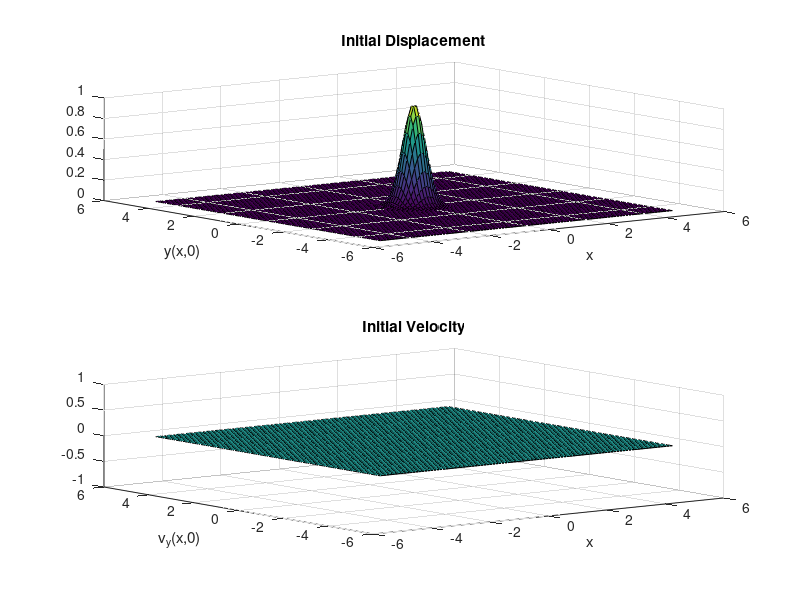

MATLAB code for this plot: (Note: this script raises an error after producing the figure.)
% START OF PROBLEM 1
clear;close all;

% Set the values for parameters
sigma=2;
mu=.3;
c=sqrt(sigma/mu);
L=5;

% build a cell-centered grid with N=200 cells
N=100;
j = 2:N-1; % spatial array to express internal indecies
xmin=-L; xmax=L;
hx=(xmax-xmin)/(N-1);
x=xmin:hx:xmax;

ymin=-L; ymax=L;
hy=(ymax-ymin)/(N-1);
y=ymin:hy:ymax;

h=hx;
% make 2d spatial grid
[X,Y]=ndgrid(x,y);


% define the initial displacement and velocity vs. z
% for parts a-c
z=exp(-5*(X.^2+Y.^2));
vz=zeros(length(x),length(y));
% for part d
% vz=exp(-5*(X.^2+Y.^2));
% z=zeros(length(x),length(y));
% pin down edges to zero
z(:,1)=0;
z(:,N)=0;
z(1,:)=0;
z(N,:)=0;

% Choose a time step (Suggest that it is no larger than taulim)
% here there is a factor of sqrt(2) in front of h/c
taulim=.69*h/c;
fprintf(' Courant time step limit %g \n',taulim);
tau=input(' Enter the time step - ');

% Get the initial value of zold from the initial z and vz
zold(j,j) = -vz(j,j)*tau + z(j,j) + tau^2*sigma*((z(j+1,j)-2*z(j,j)+z(j-1,j)) + (z(j,j+1)-2*z(j,j)+z(j,j-1)))/(2*mu*h^2);

% Apply the boundary conditions for yold(1) and yold(N+2)
zold(:,1)=0;
zold(:,N)=0;
zold(1,:)=0;
zold(N,:)=0;

figure;
% plot the initial conditions and pause to look at them
subplot(2,1,1);
surf(x,y,z);
xlabel('x');ylabel('y(x,0)');title('Initial Displacement');
subplot(2,1,2);
surf(x,y,vz);
xlabel('x');ylabel('v_y(x,0)');title('Initial Velocity');
% pause;

% Choose how long to run and when to plot
% tfinal=input(' Enter tfinal - ');
tfinal=100;
skip=input(' Enter # of steps to skip between plots (faster) - ');
nsteps=tfinal/tau;

% here is the loop that steps the solution along

% define an array for z(0,0,t)
zZeros=zeros(1,floor(nsteps));
close all;
figure  % open a new frame for the animation
xlabel('x');
ylabel('y');
for n=1:nsteps
   time=n*tau;  % compute the time

   % Use leapfrog and the boundary conditions to load ynew with y
   % at the next time step using y and yold, i.e., ynew(2:N+1)=...
   % Be sure to use colon commands so it will run fast.
   znew(j,j)=2*z(j,j) - zold(j,j) + tau^2*sigma*((z(j+1,j)-2*z(j,j)+z(j-1,j)) + (z(j,j+1)-2*z(j,j)+z(j,j-1)))/(mu*h^2);
   
   % boundary conditions
   znew(:,1)=0;
   znew(:,N)=0;
   znew(1,:)=0;
   znew(N,:)=0;
   %update yold and y
   zold=z;z=znew;
   
   zZeros(1,n)=znew(floor(N/2),floor(N/2));

% make plots every skip time steps
   if mod(n,skip)==0
      surf(x,y,z)
      xlabel('x');ylabel('y');
      title(['Staggered Leapfrog Wave: Time= ' num2str(time)])
      caxis([-.25 .25])
      pause(.1)
   end
end


% plot z(0,0,t)
figure
times=tau:tau:tfinal;
plot(times,zZeros);
title('Z(0,0,t)');
xlabel('time');
ylabel('z(t)');

% Take the FFT of this trace and plot in a new figure window.
zN=floor((tfinal-tau)/tau);
freqs2 = tau*(0:(zN/2)); % Includes aliasing
freqs1 = freqs2(1:floor(zN/2+1)); 
P2 = abs(fft(zZeros)/zN);
P1 = P2(1:floor(zN/2+1));
P1(2:end-1) = 2*P1(2:end-1);
figure;
plot(freqs1,P1);
axis([0 2 0 max(P1(1:floor(2/tau)))*1.2]); % Adjust the axes so that you can see the range of 0-2 Hz.
% (Note that this is Hz, not radians/second, so we want things plotted in
% terms of f, not ?.)
title('Fourier Spectrum')
xlabel('f (Hz)')
ylabel('Amplitude')
% The spikes on these plots represent the frequencies of
% the normal modes of the wave equation in this geometry. 
% After making the plot of the FFT, have your script write the lowest 5 peaks
% visible in the plot and the (n, m) pairs that correspond to those peaks.
[peaks,locations] = findpeaks(P1,freqs1);
maxnm=25;
nn=ones(maxnm,1)*(1:1:maxnm);
mm=transpose((1:1:maxnm))*ones(1,maxnm);
freqpeaks=c/(4*L)*sqrt(nn.^2 + mm.^2);
for n1=1:5
    fprintf('peak #%g approximately at %f Hz\n',n1,locations(n1));
    indeces = abs(locations(n1)-freqpeaks)./freqpeaks < .015;
    % If there are degenerate peaks (peaks that are shared by more than one
    % combination of n and m) indicate all of the combinations that produce
    % that peak.
    for n2=1:1:maxnm
        for m2=1:1:maxnm
            if (indeces(n2,m2))
                fprintf('\tThis corresponds with a theoretical frequency of %f at n=%g and m=%g\n',freqpeaks(n2,m2),n2,m2);
            end;
        end;
    end;
end;
% The initial displacement and velocity are responsible for which modes are
% excited in this scenario. The reason why not all modes are used is
% because they're not included in this particular initial condition.
pause;


















% START OF PROBLEM 2
clear;close all;

% Set the number of grid points and build a cell-center grid with ghost
% points
scaler=1;
N=input(' Enter N, cell number - ');
L=1*scaler;
h=L/N;
x=-.5*h:h:L+.5*h;
x=x';  % Turn x into a column vector.

%  Load the diffusion coefficient array (make it a column vector)
D=2; % (just 2 for now--we'll change it later)

% Set the initial temperature distribution
% T=sin(pi*x/L);
T=ones(N+2)*10;

% Find the maximum of T for setting plot limits
Tmax=12;Tmin=0;

% Choose the time step tau.
% The max tau for explicit stability is a reasonable choice
% fprintf(' Maximum explicit time step: %g \n',h^2/max(D));
% tau = input(' Enter the time step - ');
tau=h^2/max(D);

% Create the matrices A and B by loading them with zeros
A=zeros(N+2);
B=zeros(N+2);

% load A and B at interior points
const = 2*h^2 / tau;
for j=2:N+1
   A(j,j-1)= -(1/(2*h^2));
   A(j,j)  = (1/(tau*D)+1/(2*x(j)*h)+1/(h.^2));
   A(j,j+1)= -(1/(2*h^2)+1/(2*x(j)*h));

   B(j,j-1)= (1/(2*h^2));
   B(j,j)  = (1/(tau*D)-1/(2*x(j)*h)-1/(h.^2));
   B(j,j+1)= (1/(2*h^2)+1/(2*x(j)*h));
end

% load the boundary conditions into A and B
A(1,1)=1/h; A(1,2)=-1/h; B(1,1)=0.;      % T'(0)=0
A(N+2,N+1)=0.5; A(N+2,N+2)=0.5; B(N+2,N+2)=0; % T(L)=0

% Set the number of time steps to take.
% tfinal=input(' Enter the total run time - ');
tfinal=.5;
nsteps=tfinal/tau;

% Choose how many iterations to skip between plots
% skip = input(' Number of iterations to skip between plots - ');
skip=1;
% This is the time advance loop.
for mtime=1:ceil(nsteps)
    % define the time
    t=mtime*tau;
    % find the right-hand side for the solve at interior points
    r=B*T;

    % apply the boundary conditions
    r(1)=0;   % T'(0)=0
    r(N+2)=0; % T(L)=0

    % do the linear solve to update T
    T=A\r;

    % Make a plot of T every once in a while.
    if(rem(mtime,skip) == 0)
        plot(x/scaler,T);
        axis([0 L/scaler Tmin Tmax])
        title(sprintf('Approximate Temperature: Time= %f',t))
        ylabel('Temp (C)');
        xlabel('rho');
        pause(.001)
    end
end
pause;
clear; close all;